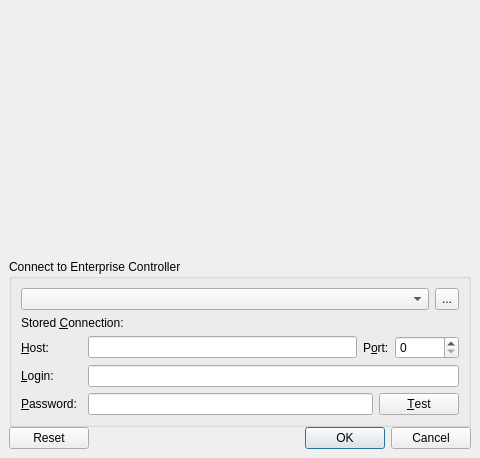
<?xml version="1.0" encoding="UTF-8"?>
<ui version="4.0">
 <class>LoginDialog</class>
 <widget class="QDialog" name="LoginDialog">
  <property name="geometry">
   <rect>
    <x>0</x>
    <y>0</y>
    <width>480</width>
    <height>458</height>
   </rect>
  </property>
  <property name="windowTitle">
   <string>Connect to Enterprise Controller</string>
  </property>
  <property name="modal">
   <bool>false</bool>
  </property>
  <layout class="QVBoxLayout" name="verticalLayout_4" stretch="0,0">
   <property name="spacing">
    <number>0</number>
   </property>
   <property name="margin">
    <number>0</number>
   </property>
   <item>
    <widget class="QWidget" name="videoSpacer" native="true">
     <property name="sizePolicy">
      <sizepolicy hsizetype="MinimumExpanding" vsizetype="MinimumExpanding">
       <horstretch>0</horstretch>
       <verstretch>0</verstretch>
      </sizepolicy>
     </property>
    </widget>
   </item>
   <item>
    <layout class="QVBoxLayout" name="verticalLayout" stretch="0,0">
     <property name="leftMargin">
      <number>9</number>
     </property>
     <property name="rightMargin">
      <number>9</number>
     </property>
     <property name="bottomMargin">
      <number>9</number>
     </property>
     <item>
      <widget class="QGroupBox" name="groupBox">
       <property name="sizePolicy">
        <sizepolicy hsizetype="Preferred" vsizetype="Fixed">
         <horstretch>0</horstretch>
         <verstretch>0</verstretch>
        </sizepolicy>
       </property>
       <property name="title">
        <string>Connect to Enterprise Controller</string>
       </property>
       <layout class="QVBoxLayout" name="verticalLayout_3" stretch="0,0,0">
        <item>
         <layout class="QHBoxLayout" name="horizontalLayout_4">
          <item>
           <widget class="QComboBox" name="connectionsComboBox">
            <property name="sizePolicy">
             <sizepolicy hsizetype="MinimumExpanding" vsizetype="Fixed">
              <horstretch>0</horstretch>
              <verstretch>0</verstretch>
             </sizepolicy>
            </property>
            <property name="contextMenuPolicy">
             <enum>Qt::NoContextMenu</enum>
            </property>
            <property name="editable">
             <bool>false</bool>
            </property>
           </widget>
          </item>
          <item>
           <widget class="QToolButton" name="configureConnectionsButton">
            <property name="sizePolicy">
             <sizepolicy hsizetype="Preferred" vsizetype="Preferred">
              <horstretch>0</horstretch>
              <verstretch>0</verstretch>
             </sizepolicy>
            </property>
            <property name="text">
             <string>...</string>
            </property>
            <property name="autoRaise">
             <bool>false</bool>
            </property>
           </widget>
          </item>
         </layout>
        </item>
        <item>
         <widget class="QLabel" name="storedConnectionsLabel">
          <property name="text">
           <string>Stored &amp;Connection:</string>
          </property>
          <property name="buddy">
           <cstring>connectionsComboBox</cstring>
          </property>
         </widget>
        </item>
        <item>
         <layout class="QVBoxLayout" name="verticalLayout_2">
          <item>
           <layout class="QHBoxLayout" name="horizontalLayout_3">
            <item>
             <layout class="QHBoxLayout" name="horizontalLayout">
              <property name="sizeConstraint">
               <enum>QLayout::SetFixedSize</enum>
              </property>
              <item>
               <widget class="QLabel" name="hostnameLabel">
                <property name="sizePolicy">
                 <sizepolicy hsizetype="Fixed" vsizetype="Preferred">
                  <horstretch>0</horstretch>
                  <verstretch>0</verstretch>
                 </sizepolicy>
                </property>
                <property name="minimumSize">
                 <size>
                  <width>61</width>
                  <height>0</height>
                 </size>
                </property>
                <property name="text">
                 <string>&amp;Host:</string>
                </property>
                <property name="buddy">
                 <cstring>hostnameLineEdit</cstring>
                </property>
               </widget>
              </item>
              <item>
               <widget class="QLineEdit" name="hostnameLineEdit">
                <property name="sizePolicy">
                 <sizepolicy hsizetype="MinimumExpanding" vsizetype="Fixed">
                  <horstretch>0</horstretch>
                  <verstretch>0</verstretch>
                 </sizepolicy>
                </property>
                <property name="contextMenuPolicy">
                 <enum>Qt::NoContextMenu</enum>
                </property>
                <property name="maxLength">
                 <number>500</number>
                </property>
               </widget>
              </item>
             </layout>
            </item>
            <item>
             <layout class="QHBoxLayout" name="horizontalLayout_2">
              <item>
               <widget class="QLabel" name="portLabel">
                <property name="text">
                 <string>P&amp;ort:</string>
                </property>
                <property name="buddy">
                 <cstring>hostnameLineEdit</cstring>
                </property>
               </widget>
              </item>
              <item>
               <widget class="QSpinBox" name="portSpinBox">
                <property name="minimumSize">
                 <size>
                  <width>64</width>
                  <height>0</height>
                 </size>
                </property>
                <property name="maximum">
                 <number>65535</number>
                </property>
               </widget>
              </item>
             </layout>
            </item>
           </layout>
          </item>
          <item>
           <layout class="QHBoxLayout" name="horizontalLayout_5">
            <item>
             <widget class="QLabel" name="loginLabel">
              <property name="sizePolicy">
               <sizepolicy hsizetype="Fixed" vsizetype="Preferred">
                <horstretch>0</horstretch>
                <verstretch>0</verstretch>
               </sizepolicy>
              </property>
              <property name="minimumSize">
               <size>
                <width>61</width>
                <height>0</height>
               </size>
              </property>
              <property name="text">
               <string>&amp;Login:</string>
              </property>
              <property name="buddy">
               <cstring>loginLineEdit</cstring>
              </property>
             </widget>
            </item>
            <item>
             <widget class="QLineEdit" name="loginLineEdit">
              <property name="sizePolicy">
               <sizepolicy hsizetype="MinimumExpanding" vsizetype="Fixed">
                <horstretch>0</horstretch>
                <verstretch>0</verstretch>
               </sizepolicy>
              </property>
              <property name="contextMenuPolicy">
               <enum>Qt::NoContextMenu</enum>
              </property>
              <property name="inputMask">
               <string notr="true"/>
              </property>
              <property name="maxLength">
               <number>20</number>
              </property>
             </widget>
            </item>
           </layout>
          </item>
          <item>
           <layout class="QHBoxLayout" name="horizontalLayout_6">
            <item>
             <widget class="QLabel" name="passwordLabel">
              <property name="sizePolicy">
               <sizepolicy hsizetype="Fixed" vsizetype="Preferred">
                <horstretch>0</horstretch>
                <verstretch>0</verstretch>
               </sizepolicy>
              </property>
              <property name="minimumSize">
               <size>
                <width>61</width>
                <height>0</height>
               </size>
              </property>
              <property name="text">
               <string>&amp;Password:</string>
              </property>
              <property name="buddy">
               <cstring>passwordLineEdit</cstring>
              </property>
             </widget>
            </item>
            <item>
             <widget class="QLineEdit" name="passwordLineEdit">
              <property name="sizePolicy">
               <sizepolicy hsizetype="MinimumExpanding" vsizetype="Fixed">
                <horstretch>0</horstretch>
                <verstretch>0</verstretch>
               </sizepolicy>
              </property>
              <property name="contextMenuPolicy">
               <enum>Qt::NoContextMenu</enum>
              </property>
              <property name="text">
               <string/>
              </property>
              <property name="maxLength">
               <number>50</number>
              </property>
              <property name="echoMode">
               <enum>QLineEdit::Password</enum>
              </property>
             </widget>
            </item>
            <item>
             <widget class="QPushButton" name="testButton">
              <property name="sizePolicy">
               <sizepolicy hsizetype="Fixed" vsizetype="Fixed">
                <horstretch>0</horstretch>
                <verstretch>0</verstretch>
               </sizepolicy>
              </property>
              <property name="text">
               <string>&amp;Test</string>
              </property>
             </widget>
            </item>
           </layout>
          </item>
         </layout>
        </item>
       </layout>
      </widget>
     </item>
     <item>
      <widget class="QDialogButtonBox" name="buttonBox">
       <property name="orientation">
        <enum>Qt::Horizontal</enum>
       </property>
       <property name="standardButtons">
        <set>QDialogButtonBox::Cancel|QDialogButtonBox::Ok|QDialogButtonBox::Reset</set>
       </property>
       <property name="centerButtons">
        <bool>false</bool>
       </property>
      </widget>
     </item>
    </layout>
   </item>
  </layout>
 </widget>
 <tabstops>
  <tabstop>hostnameLineEdit</tabstop>
  <tabstop>portSpinBox</tabstop>
  <tabstop>loginLineEdit</tabstop>
  <tabstop>passwordLineEdit</tabstop>
  <tabstop>testButton</tabstop>
  <tabstop>buttonBox</tabstop>
  <tabstop>connectionsComboBox</tabstop>
  <tabstop>configureConnectionsButton</tabstop>
 </tabstops>
 <resources/>
 <connections/>
 <slots>
  <slot>testSettings()</slot>
 </slots>
</ui>
